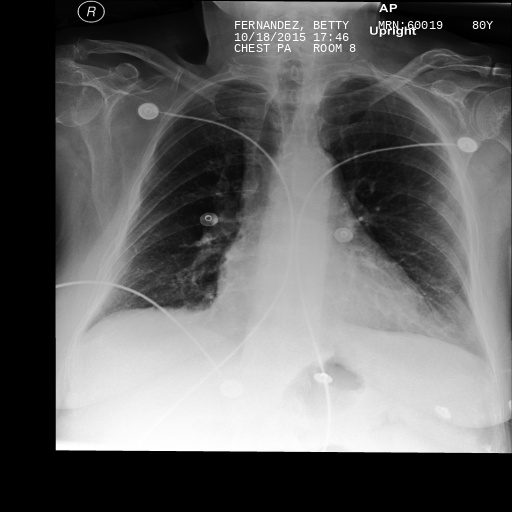
#> input picture data/images/train/07b9ddda-9a4a1e1a-4495463d-4c77d947-ed368713_annotated.png, 512 x 512 px
$ python -i prepare_dataset.py   (imports and definitions only)
#> lines starting #> are read from the running program, lines starting #| are printed output that depends on the picture
#> further down, picture is the input picture: shape (512, 512); min 0, max 255, mean 100.9
"""
Build YOLO-ready datasets from data/.

Fixes the image/label name mismatch (images are named *_annotated.png while
labels are *.txt) and generates two preprocessing variants to compare:

  raw    — original grayscale images, untouched.
  hybrid — 3-channel image: [raw, top-hat, CLAHE(raw)].
           Top-hat alone suppresses text that sits on bright anatomy (low local
           contrast), so the raw and CLAHE channels are kept alongside it.

Output:
  datasets/raw/{images,labels}/{train,val}/   + datasets/raw.yaml
  datasets/hybrid/{images,labels}/{train,val}/ + datasets/hybrid.yaml

Usage:
  python prepare_dataset.py [--data data] [--out datasets]
"""

import argparse
import shutil
from pathlib import Path

import cv2
import numpy as np

try:
    from tqdm import tqdm
except ImportError:
    def tqdm(iterable, **kwargs):
        return iterable

ROOT = Path(__file__).resolve().parent.parent  # repo root (src/ is one level down)
CLASS_NAMES = {0: "name", 1: "id", 2: "age", 3: "date", 4: "time"}


def hybrid_channels(gray: np.ndarray) -> np.ndarray:
    """[raw, top-hat, CLAHE] stacked as a 3-channel image (BGR order on disk)."""
    k = cv2.getStructuringElement(cv2.MORPH_RECT, (15, 15))
    tophat = cv2.morphologyEx(gray, cv2.MORPH_TOPHAT, k)
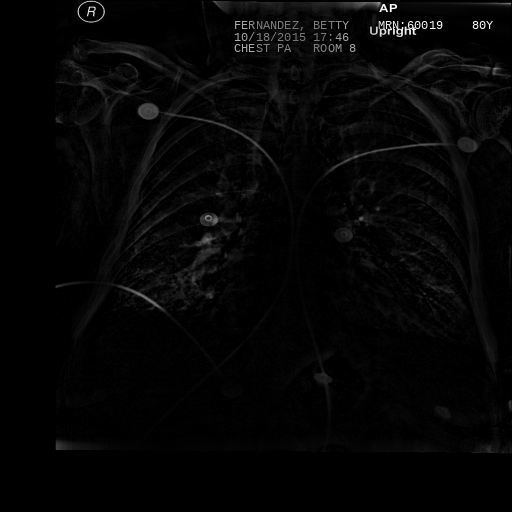
#> tophat: shape (512, 512); min 0, max 255, mean 5.6
    tophat = cv2.normalize(tophat, None, 0, 255, cv2.NORM_MINMAX).astype(np.uint8)
    clahe = cv2.createCLAHE(clipLimit=2.0, tileGridSize=(4, 4)).apply(gray)
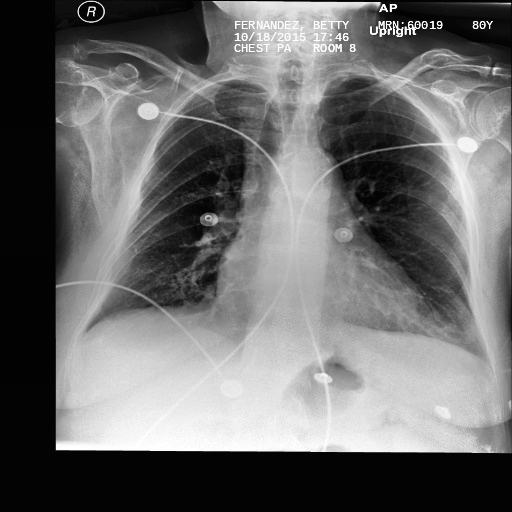
#> clahe: shape (512, 512); min 1, max 255, mean 108.3
    return cv2.merge([gray, tophat, clahe])
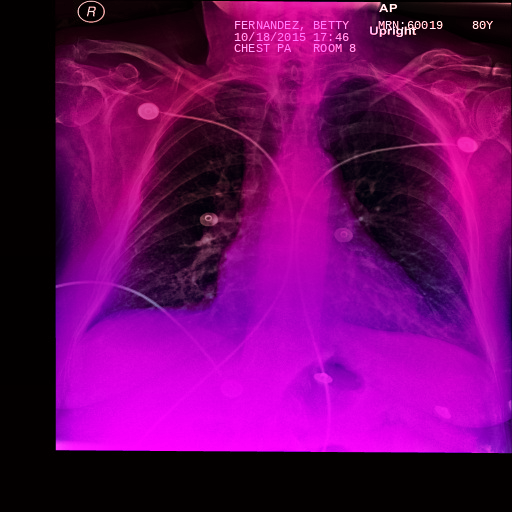
#> returned value: shape (512, 512, 3); mean of channels 0, 1, 2 100.9, 5.6, 108.3; drawn as B, G, R


def base_name(image_path: Path) -> str:
    """Image stem without the _annotated suffix, to match label file names."""
    return image_path.stem.removesuffix("_annotated")


# [36 lines left out: function build_variant, not called in this run]


# [10 lines not run here, left out]

>>> import cv2
>>> picture = cv2.imread('../data/images/train/07b9ddda-9a4a1e1a-4495463d-4c77d947-ed368713_annotated.png', cv2.IMREAD_GRAYSCALE)
>>> result = hybrid_channels(picture)

$ run again, on data/images/train/0fb4f936-4101f4fa-702d001f-155c63e8-d0d6b2b6_annotated.png
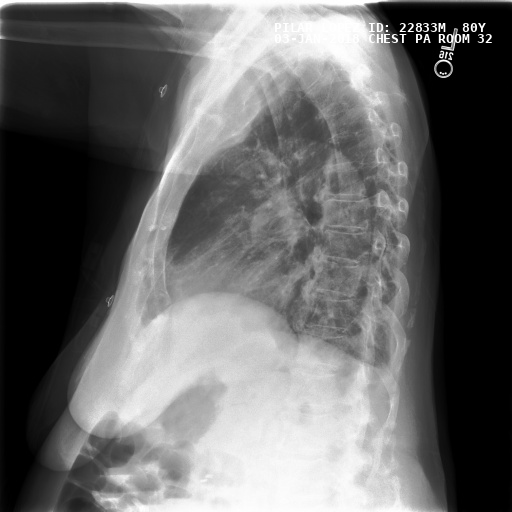
#> input picture data/images/train/0fb4f936-4101f4fa-702d001f-155c63e8-d0d6b2b6_annotated.png, 512 x 512 px
#> picture is the input picture: shape (512, 512); min 0, max 255, mean 103.2
#> in hybrid_channels, `tophat = cv2.morphologyEx(gray, cv2.MORPH_TOPHAT, k)`:
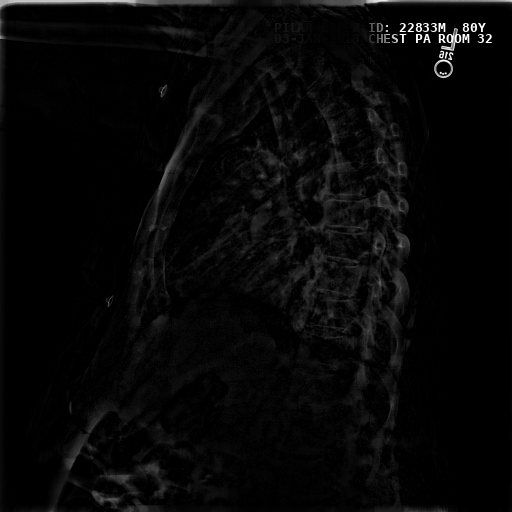
#> tophat: shape (512, 512); min 0, max 255, mean 7.2
#> in hybrid_channels, `return cv2.merge([gray, tophat, clahe])`:
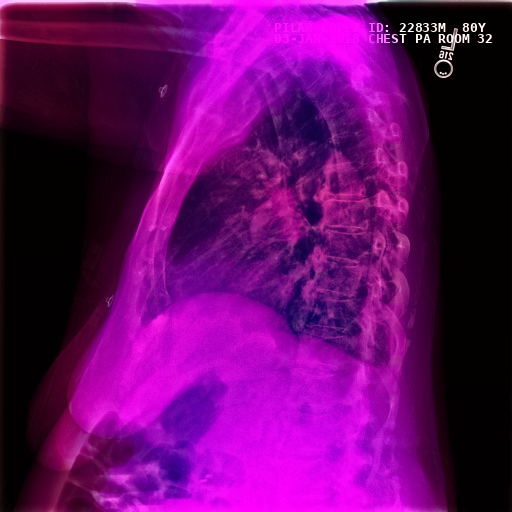
#> returned value: shape (512, 512, 3); mean of channels 0, 1, 2 103.2, 7.2, 101.6; drawn as B, G, R

$ run again, on data/images/train/124b0f6e-0e28de07-78df65f2-c9e14867-2a6477f4_annotated.png
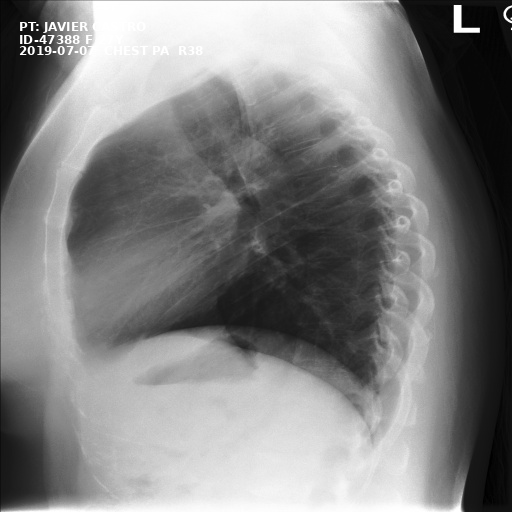
#> input picture data/images/train/124b0f6e-0e28de07-78df65f2-c9e14867-2a6477f4_annotated.png, 512 x 512 px
#> picture is the input picture: shape (512, 512); min 0, max 255, mean 129.8
#> in hybrid_channels, `tophat = cv2.morphologyEx(gray, cv2.MORPH_TOPHAT, k)`:
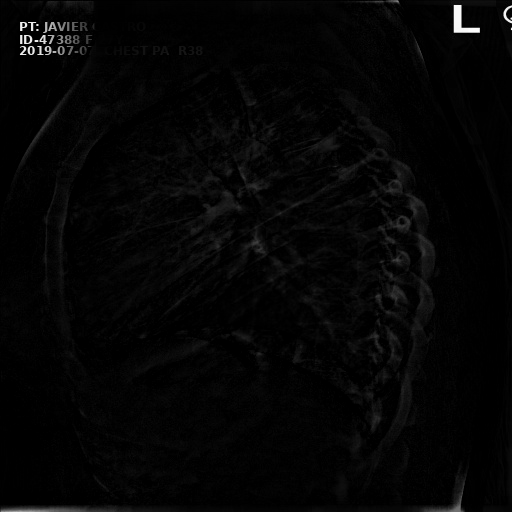
#> tophat: shape (512, 512); min 0, max 252, mean 4.8
#> in hybrid_channels, `return cv2.merge([gray, tophat, clahe])`:
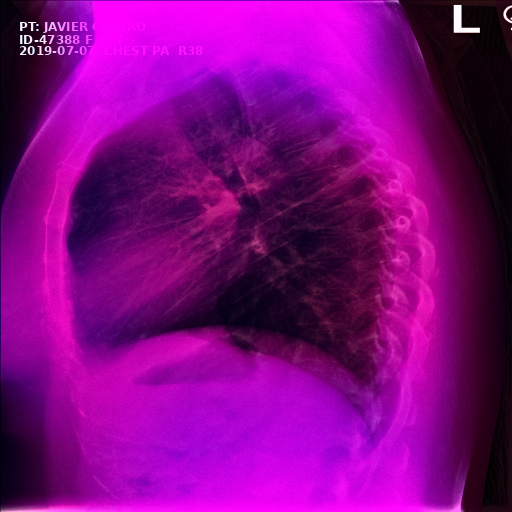
#> returned value: shape (512, 512, 3); mean of channels 0, 1, 2 129.8, 4.9, 128.6; drawn as B, G, R

$ run again, on data/images/train/189c3987-9c63c9db-6f6ce67a-56aceb53-99054790_annotated.png
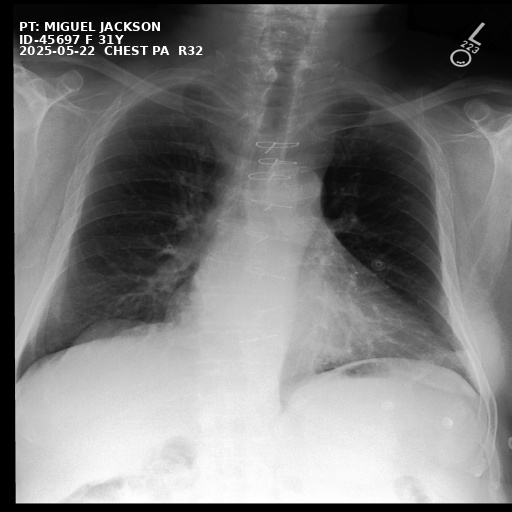
#> input picture data/images/train/189c3987-9c63c9db-6f6ce67a-56aceb53-99054790_annotated.png, 512 x 512 px
#> picture is the input picture: shape (512, 512); min 0, max 255, mean 122.9
#> in hybrid_channels, `tophat = cv2.morphologyEx(gray, cv2.MORPH_TOPHAT, k)`:
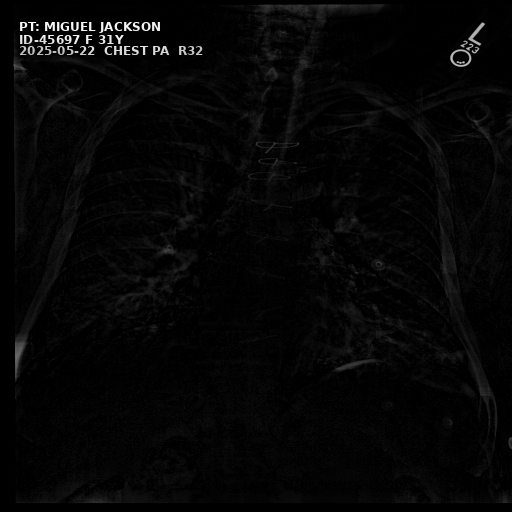
#> tophat: shape (512, 512); min 0, max 250, mean 6.1
#> in hybrid_channels, `return cv2.merge([gray, tophat, clahe])`:
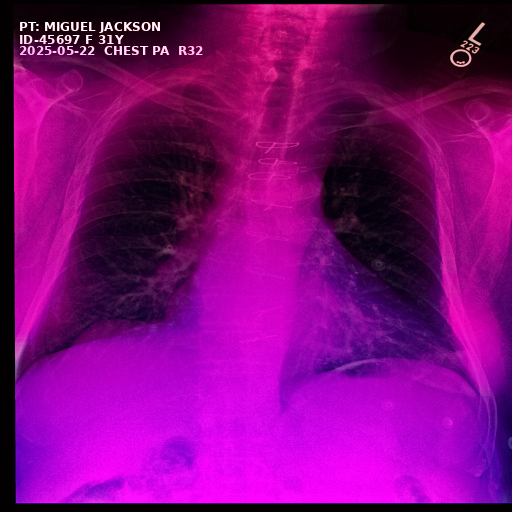
#> returned value: shape (512, 512, 3); mean of channels 0, 1, 2 122.9, 6.1, 128.6; drawn as B, G, R
